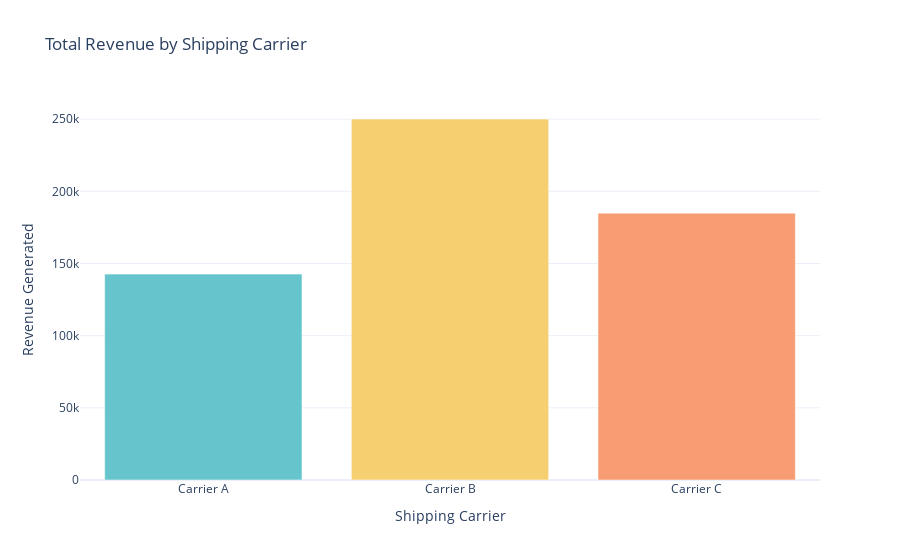

Notebook source saved alongside this figure:
### Code cell
total_revenue = data.groupby("Shipping carriers")["Revenue generated"].sum().reset_index()

fig = go.Figure()
fig.add_traces(go.Bar(x = total_revenue["Shipping carriers"],
                      y = total_revenue["Revenue generated"],
                      marker_color=px.colors.qualitative.Pastel))

fig.update_layout(title = "Total Revenue by Shipping Carrier",
                  xaxis_title = "Shipping Carrier",
                  yaxis_title = "Revenue Generated")

fig.show()

### Figure 1 — Plotly figure (JSON) as saved in the notebook; plotly's stock layout.template omitted (floating-point values rounded to 4 significant figures)
{"data": [{"marker": {"color": ["rgb(102, 197, 204)", "rgb(246, 207, 113)", "rgb(248, 156, 116)", "rgb(220, 176, 242)", "rgb(135, 197, 95)", "rgb(158, 185, 243)", "rgb(254, 136, 177)", "rgb(201, 219, 116)", "rgb(139, 224, 164)", "rgb(180, 151, 231)", "rgb(179, 179, 179)"]}, "type": "bar", "x": ["Carrier A", "Carrier B", "Carrier C"], "y": [142600.0, 250100.0, 184900.0]}], "layout": {"title": {"text": "Total Revenue by Shipping Carrier"}, "xaxis": {"title": {"text": "Shipping Carrier"}}, "yaxis": {"title": {"text": "Revenue Generated"}}}}
